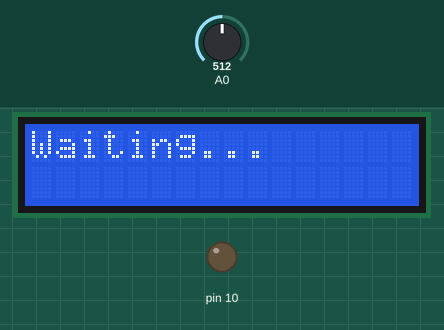
This sketch was run on a simulated Arduino Uno, built with avr-gcc and run on an emulated ATmega328P. On the bench: 16×2 character LCD, output pins drawn as LEDs (lit = HIGH). The test bench sets the inputs (shaded band); at power-on: A0 = 512. What the sketch prints to the serial monitor is not drawn.

Above: at 1.2 s.
1.3 s: A0 set to 464
2.8 s: A0 set to 435
At 3.2 s:
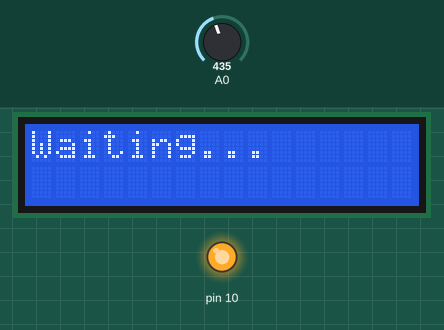
4.3 s: A0 set to 460
At 6.2 s:
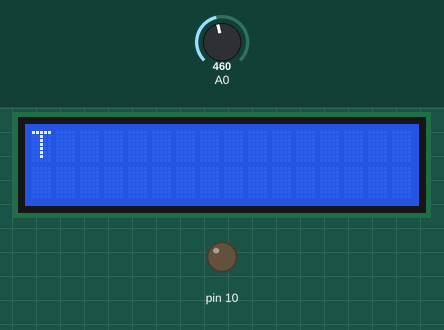
6.6 s: A0 set to 440
At 7.2 s:
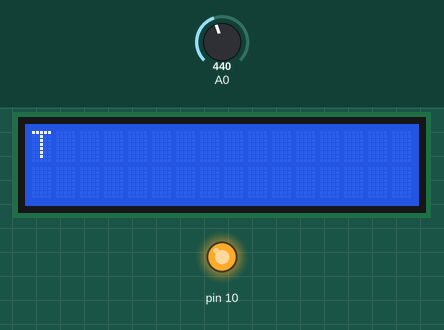
8.1 s: A0 set to 511
At 10.3 s:
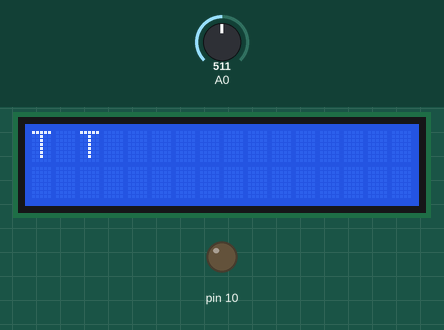
Timing chart, 0 to 11.4 s (numbered marks = the images above; inputs shaded):
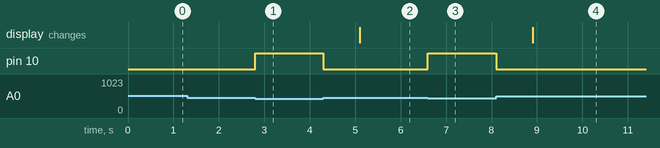

The sketch:

morse_reciever.ino
```cpp
#include <LiquidCrystal.h>
LiquidCrystal lcd(8, 9, 4, 5, 6, 7);   // RS, E, D4, D5, D6, D7

const int THRESHOLD = 450;        // below this = flashlight on
const unsigned long UNIT = 400;   // measured: dot ≈ 475, gap ≈ 342

// Morse patterns for A–Z and 0–9
const char* letters[] = {".-","-...","-.-.","-..",".","..-.","--.","....","..",
  ".---","-.-",".-..","--","-.","---",".--.","--.-",".-.","...","-","..-",
  "...-",".--","-..-","-.--","--.."};
const char* digits[] = {"-----",".----","..---","...--","....-",
  ".....","-....","--...","---..","----."};

String symbol = "";   // dots/dashes of the letter being received
String text = "";     // the decoded message
bool lightOn = false;
unsigned long changeTime = 0;
bool letterDone = true, wordDone = true;

// Turn a pattern like ".-" into a character like 'A'
char decode(String s) {
  for (int i = 0; i < 26; i++) if (s == letters[i]) return 'A' + i;
  for (int i = 0; i < 10; i++) if (s == digits[i]) return '0' + i;
  return '?';                     // pattern not recognised
}

// Add a character to the message and redraw the LCD
void show(char c) {
  text += c;
  if (text.length() > 32) text = text.substring(text.length() - 32); // keep last 32
  lcd.clear();
  lcd.print(text.substring(0, min(16, (int)text.length())));        // row 1
  if (text.length() > 16) { lcd.setCursor(0, 1); lcd.print(text.substring(16)); } // row 2
  Serial.print(c);
}

void setup() {
  pinMode(10, OUTPUT);
  lcd.begin(16, 2);
  Serial.begin(9600);
  lcd.print("Waiting...");
}

void loop() {
  bool now = analogRead(A0) < THRESHOLD;   // true = flashlight on
  unsigned long t = millis();
  digitalWrite(10, now);                   // data LED (if fitted) copies the light

  if (now != lightOn) {                    // light just changed
    unsigned long dur = t - changeTime;
    if (lightOn && dur > UNIT / 3) {       // a flash just ended (ignore tiny glitches)
      symbol += (dur < 2 * UNIT) ? '.' : '-';
      letterDone = false; wordDone = false;
    }
    lightOn = now;
    changeTime = t;
  }

  if (!lightOn) {                          // measure the dark gap
    unsigned long gap = t - changeTime;
    if (!letterDone && gap > 2 * UNIT) {   // end of letter
      show(decode(symbol)); symbol = ""; letterDone = true;
    }
    if (!wordDone && gap > 5 * UNIT) {     // end of word
      show(' '); wordDone = true;
    }
  }
}
```

Measured:
- the behaviour switches between 450 and 449 on A0 (found by bisection; images 0 and 1)
- after the input at 1.3 s, every drawn part: stays the same
- after the input at 2.8 s, pin 10: LOW → HIGH at once
- after the input at 4.3 s, pin 10: HIGH → LOW at once; the display: changes after 0.80 s (image 2)
- after the input at 6.6 s, pin 10: LOW → HIGH at once
- after the input at 8.1 s, pin 10: HIGH → LOW at once; the display: changes after 0.80 s (image 4)
